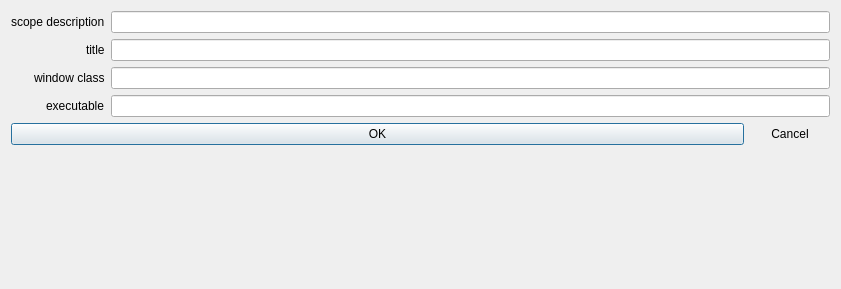
<?xml version="1.0" encoding="UTF-8"?>
<ui version="4.0">
 <class>ScopeDialog</class>
 <widget class="QDialog" name="ScopeDialog">
  <property name="geometry">
   <rect>
    <x>0</x>
    <y>0</y>
    <width>841</width>
    <height>289</height>
   </rect>
  </property>
  <property name="windowTitle">
   <string>Dialog</string>
  </property>
  <layout class="QFormLayout" name="formLayout">
   <property name="fieldGrowthPolicy">
    <enum>QFormLayout::AllNonFixedFieldsGrow</enum>
   </property>
   <property name="labelAlignment">
    <set>Qt::AlignRight|Qt::AlignTrailing|Qt::AlignVCenter</set>
   </property>
   <item row="0" column="0">
    <widget class="QLabel" name="label">
     <property name="text">
      <string>scope description</string>
     </property>
    </widget>
   </item>
   <item row="0" column="1">
    <widget class="A2ButtonField" name="scope_text">
     <property name="toolTip">
      <string notr="true"/>
     </property>
     <property name="readOnly">
      <bool>true</bool>
     </property>
    </widget>
   </item>
   <item row="1" column="0">
    <widget class="QLabel" name="label_2">
     <property name="text">
      <string>title</string>
     </property>
    </widget>
   </item>
   <item row="1" column="1">
    <widget class="A2ButtonField" name="scope_title"/>
   </item>
   <item row="2" column="0">
    <widget class="QLabel" name="label_3">
     <property name="text">
      <string>window class</string>
     </property>
    </widget>
   </item>
   <item row="2" column="1">
    <widget class="A2ButtonField" name="scope_class"/>
   </item>
   <item row="3" column="0">
    <widget class="QLabel" name="label_4">
     <property name="text">
      <string>executable</string>
     </property>
    </widget>
   </item>
   <item row="3" column="1">
    <widget class="A2ButtonField" name="scope_exe"/>
   </item>
   <item row="4" column="0" colspan="2">
    <layout class="QHBoxLayout" name="horizontalLayout" stretch="1,0">
     <item>
      <widget class="QPushButton" name="a2ok_button">
       <property name="text">
        <string>OK</string>
       </property>
      </widget>
     </item>
     <item>
      <widget class="QPushButton" name="a2cancel_button">
       <property name="text">
        <string>Cancel</string>
       </property>
       <property name="flat">
        <bool>true</bool>
       </property>
      </widget>
     </item>
    </layout>
   </item>
  </layout>
 </widget>
 <customwidgets>
  <customwidget>
   <class>A2ButtonField</class>
   <extends>QLineEdit</extends>
   <header>a2widget.a2button_field</header>
  </customwidget>
 </customwidgets>
 <tabstops>
  <tabstop>a2ok_button</tabstop>
  <tabstop>a2cancel_button</tabstop>
 </tabstops>
 <resources/>
 <connections/>
</ui>
